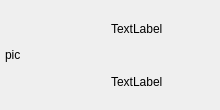
<?xml version="1.0" encoding="UTF-8"?>
<ui version="4.0">
 <class>userwidget</class>
 <widget class="QWidget" name="userwidget">
  <property name="geometry">
   <rect>
    <x>0</x>
    <y>0</y>
    <width>220</width>
    <height>110</height>
   </rect>
  </property>
  <property name="minimumSize">
   <size>
    <width>220</width>
    <height>110</height>
   </size>
  </property>
  <property name="maximumSize">
   <size>
    <width>16777215</width>
    <height>110</height>
   </size>
  </property>
  <property name="windowTitle">
   <string>Form</string>
  </property>
  <layout class="QHBoxLayout" name="horizontalLayout">
   <property name="leftMargin">
    <number>5</number>
   </property>
   <property name="topMargin">
    <number>5</number>
   </property>
   <property name="rightMargin">
    <number>5</number>
   </property>
   <property name="bottomMargin">
    <number>5</number>
   </property>
   <item>
    <widget class="QLabel" name="label_pic">
     <property name="minimumSize">
      <size>
       <width>100</width>
       <height>100</height>
      </size>
     </property>
     <property name="maximumSize">
      <size>
       <width>100</width>
       <height>100</height>
      </size>
     </property>
     <property name="text">
      <string>pic</string>
     </property>
    </widget>
   </item>
   <item>
    <layout class="QVBoxLayout" name="verticalLayout">
     <item>
      <widget class="QLabel" name="label_name">
       <property name="text">
        <string>TextLabel</string>
       </property>
      </widget>
     </item>
     <item>
      <widget class="QLabel" name="label_diy">
       <property name="text">
        <string>TextLabel</string>
       </property>
      </widget>
     </item>
    </layout>
   </item>
  </layout>
 </widget>
 <resources/>
 <connections/>
</ui>
